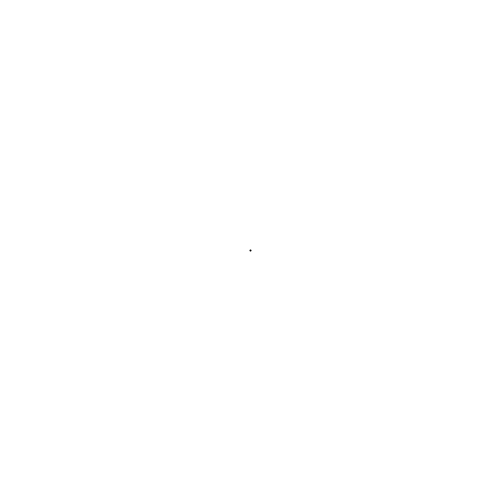
Frame 1 (no input)
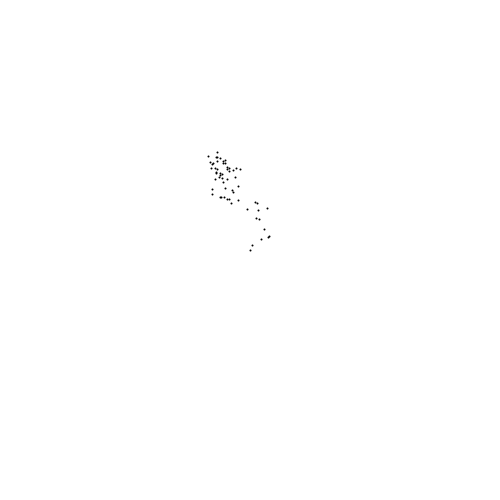
Frame 60 (the mouse pressed at the canvas centre just before this capture)
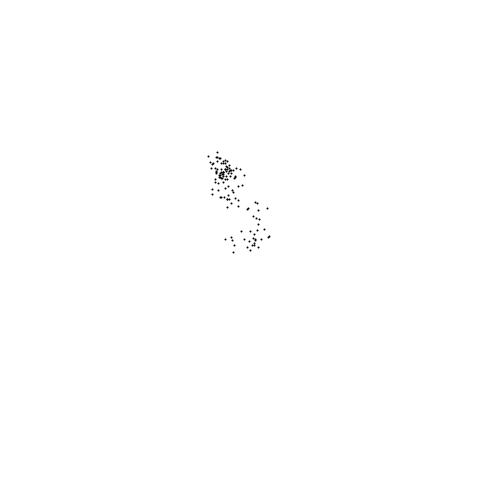
Frame 120 (the mouse held since frame 60 and released just before this capture)

The Processing sketch that drew these frames (run headless with seeded random() and noise(); from frame 60 on, the mouse is pressed at the canvas centre):

// Processing sketch: nc_I_1_randomWalker
// ── nc_I_1_randomWalker.pde
Walker walker;

void setup() {
  size(500, 500);
  walker = new Walker();
  background(255);
}

void draw() { 
  walker.display();
  walker.step();
}

class Walker{
  float x;
  float y;
  
  Walker() {
    x = width/2;
    y = height/2;
  }
  
  void display() {
    strokeWeight(2);
    stroke(0);
    point(x, y);
  }
  
  void step() {
    float steps = 10;
    float choicex = random(-1, 1);
    float choicey = random(-1, 1);
    x += choicex * steps;
    y += choicey * steps;
  }
}
